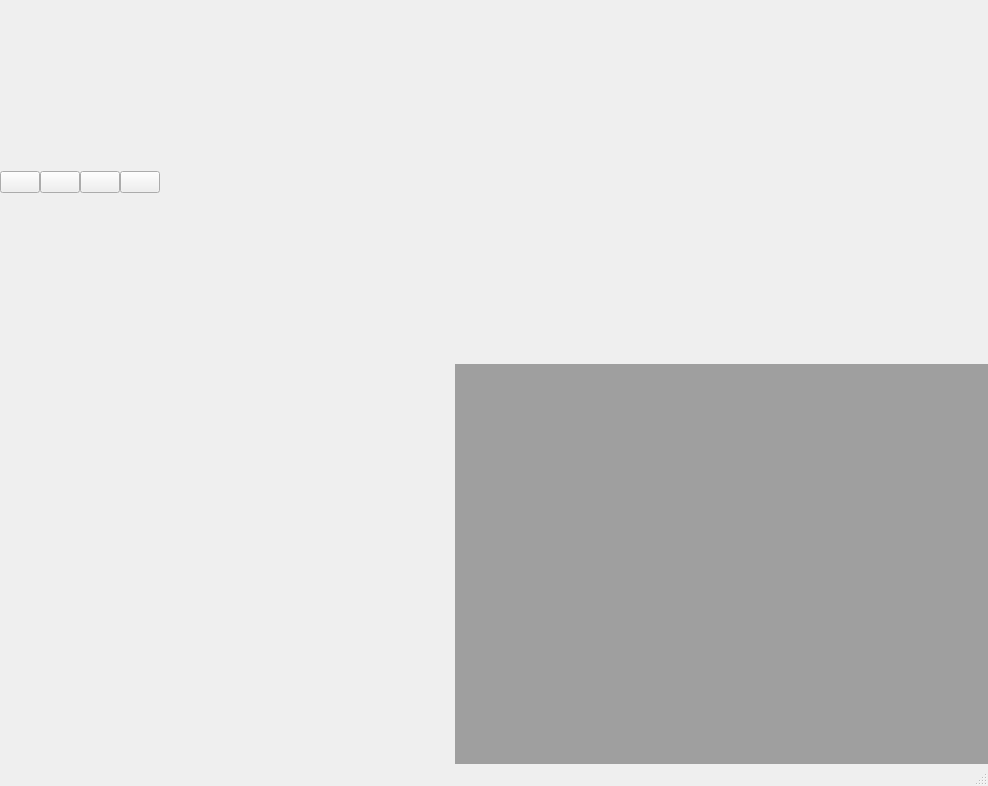
<?xml version="1.0" encoding="UTF-8"?>
<ui version="4.0">
 <class>MainWindowHome</class>
 <widget class="QMainWindow" name="MainWindowHome">
  <property name="geometry">
   <rect>
    <x>0</x>
    <y>0</y>
    <width>988</width>
    <height>786</height>
   </rect>
  </property>
  <property name="windowTitle">
   <string>MainWindow</string>
  </property>
  <widget class="QWidget" name="centralwidget">
   <layout class="QGridLayout" name="gridLayout_2">
    <property name="leftMargin">
     <number>0</number>
    </property>
    <property name="topMargin">
     <number>0</number>
    </property>
    <property name="rightMargin">
     <number>0</number>
    </property>
    <property name="bottomMargin">
     <number>0</number>
    </property>
    <property name="spacing">
     <number>0</number>
    </property>
    <item row="0" column="0">
     <layout class="QHBoxLayout" name="horizontalLayout_2">
      <property name="spacing">
       <number>0</number>
      </property>
      <item>
       <layout class="QHBoxLayout" name="horizontalLayout_lefttop">
        <property name="spacing">
         <number>0</number>
        </property>
        <property name="sizeConstraint">
         <enum>QLayout::SetDefaultConstraint</enum>
        </property>
        <item>
         <widget class="QPushButton" name="shrinkButton">
          <property name="text">
           <string/>
          </property>
          <property name="checkable">
           <bool>true</bool>
          </property>
         </widget>
        </item>
        <item>
         <widget class="QPushButton" name="collectButton">
          <property name="text">
           <string/>
          </property>
          <property name="checkable">
           <bool>true</bool>
          </property>
         </widget>
        </item>
        <item>
         <widget class="QPushButton" name="lockButton">
          <property name="text">
           <string/>
          </property>
          <property name="checkable">
           <bool>true</bool>
          </property>
         </widget>
        </item>
        <item>
         <widget class="QPushButton" name="revertButton">
          <property name="sizePolicy">
           <sizepolicy hsizetype="Minimum" vsizetype="Fixed">
            <horstretch>0</horstretch>
            <verstretch>0</verstretch>
           </sizepolicy>
          </property>
          <property name="text">
           <string/>
          </property>
          <property name="checkable">
           <bool>true</bool>
          </property>
         </widget>
        </item>
       </layout>
      </item>
      <item>
       <widget class="MyTitleBar" name="widget" native="true">
        <property name="sizePolicy">
         <sizepolicy hsizetype="Expanding" vsizetype="Preferred">
          <horstretch>0</horstretch>
          <verstretch>0</verstretch>
         </sizepolicy>
        </property>
       </widget>
      </item>
     </layout>
    </item>
    <item row="1" column="0">
     <layout class="QGridLayout" name="gridLayout">
      <property name="spacing">
       <number>0</number>
      </property>
      <item row="0" column="0">
       <widget class="MyLeftBar" name="leftBar" native="true">
        <property name="minimumSize">
         <size>
          <width>150</width>
          <height>0</height>
         </size>
        </property>
       </widget>
      </item>
      <item row="0" column="1">
       <widget class="QMdiArea" name="mdiArea">
        <property name="sizePolicy">
         <sizepolicy hsizetype="Preferred" vsizetype="Preferred">
          <horstretch>0</horstretch>
          <verstretch>0</verstretch>
         </sizepolicy>
        </property>
        <property name="viewMode">
         <enum>QMdiArea::TabbedView</enum>
        </property>
       </widget>
      </item>
     </layout>
    </item>
   </layout>
  </widget>
  <widget class="QStatusBar" name="statusbar"/>
 </widget>
 <customwidgets>
  <customwidget>
   <class>MyTitleBar</class>
   <extends>QWidget</extends>
   <header>home/MyTitleBar.h</header>
   <container>1</container>
  </customwidget>
  <customwidget>
   <class>MyLeftBar</class>
   <extends>QWidget</extends>
   <header>home/MyLeftBar.h</header>
   <container>1</container>
  </customwidget>
 </customwidgets>
 <resources/>
 <connections/>
</ui>
